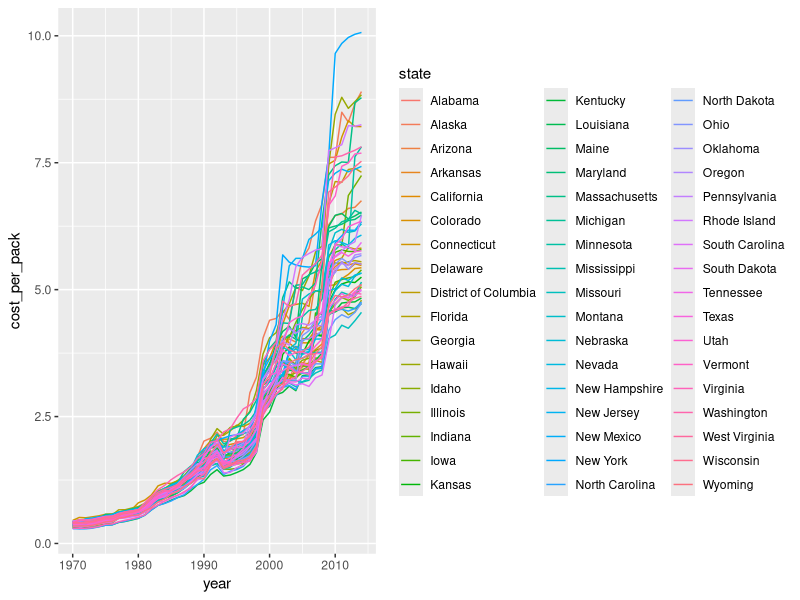

R code for this plot:
income_by_state <- read.csv("income_by_state.csv", na.strings = "(NA)")
cdc <- read.csv("cdc_tax.csv")
cpi <- read.csv("cpi.csv")

install.packages("tidyr")
library(tidyr)

# rename the column
names(cdc)
colnames(cdc) <- c("year","state","Data.Source","Topic.Description","measure_disc","measure","data.units","value")

# drop unnecessery columns
cdc <- cdc[c("year","state","measure","value")]

# spread data (make the tall data wide)
cdc2 <- spread(cdc, key = measure, value = value)

# and now rename cdc2
names(cdc2)
colnames(cdc2) <- c("year","state","cost_per_pack","pack_sales_per_capita","total_tax_percent_of_Price","tax_per_pack","gross_tax_revenue","state_tax_per_pack")

library(ggplot2)
g <- ggplot(data = cdc2, aes(x = year, y = cost_per_pack, group = state, color = state))
g + geom_line()

# ================================================================== #

# now the BEA income and population by states
colnames(income_by_state)[5:91] <- 1929:2015

# only keep necessery columns
names(income_by_state)
keep <- setdiff(names(income_by_state), c("GeoFips","LineCode"))
income_by_state <- income_by_state[,keep]

# make the wide data a tall data
income_by_state <- gather(income_by_state, key = year, value = value, -GeoName, - Description)
colnames(income_by_state) <- c("state", "disc", "year", "value")

income_by_state$value <- as.numeric(income_by_state$value)
income_by_state2 <- spread(income_by_state, key = disc, value = value)
income_by_state2$state <- gsub(pattern = "*", replacement = "", x = income_by_state2$state, fixed = T)
